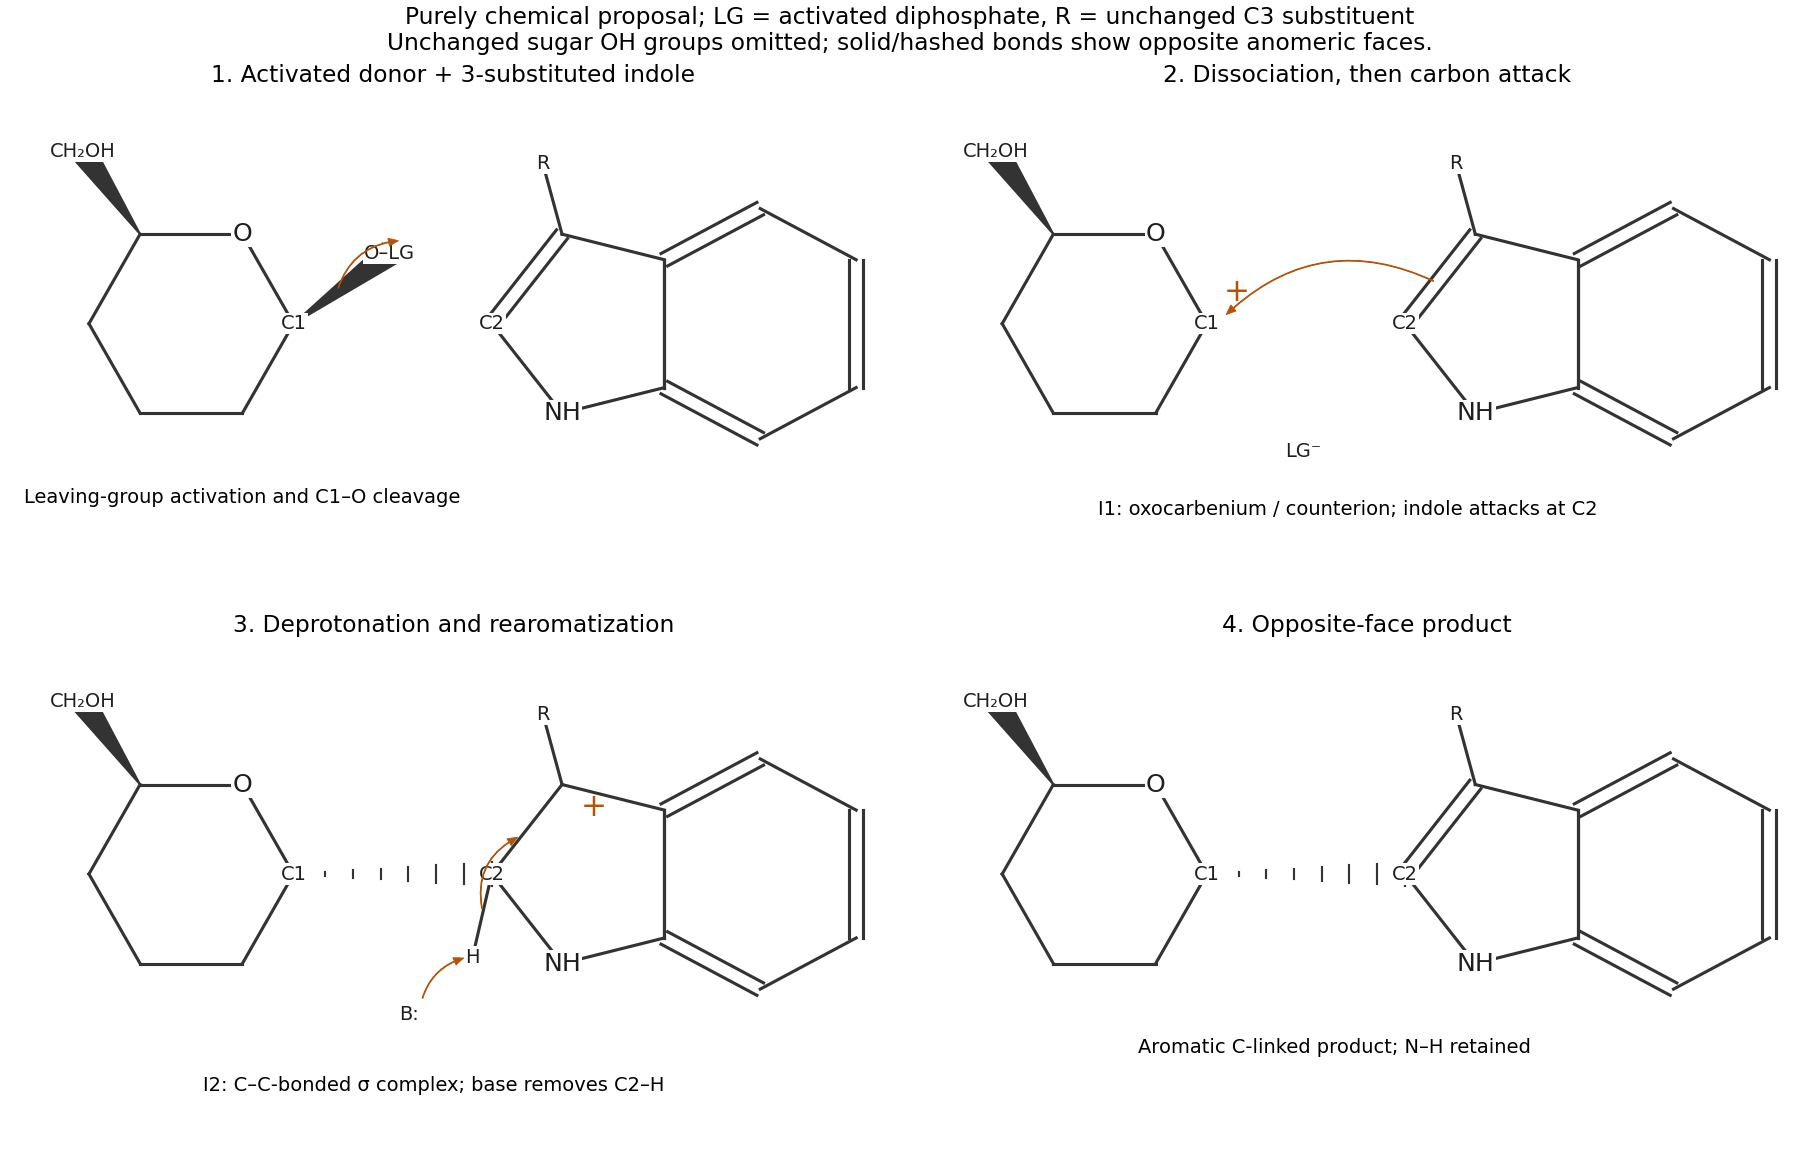

Python code for this plot:
"""Original explanatory diagram; Python 3.14, matplotlib and numpy.
Run from the desired output directory; the PNG is written to that directory.
"""
from pathlib import Path
import sys
sys.path.insert(0,str(Path(__file__).resolve().parents[2]))
import numpy as np
import matplotlib
matplotlib.use('Agg')
import matplotlib.pyplot as plt
from matplotlib.patches import Ellipse, Circle
from tools.chemistry_diagram import bond, atom, ring, wedge, curly, flow, finish, save, BLUE, ORANGE
plt.rcParams.update({'font.size':11,'font.family':'DejaVu Sans'})
fig,axs=plt.subplots(2,2,figsize=(13,8.3),layout='constrained')
def draw(ax,stage):
    sugar=np.array([[.7,0],[.3,.7],[-.5,.7],[-.9,0],[-.5,-.7],[.3,-.7]])
    ring(ax,sugar);atom(ax,sugar[1],'O');atom(ax,sugar[0],'C1',size=10)
    ch=(-.95,1.35);wedge(ax,sugar[2],ch,True);atom(ax,ch,'CH₂OH',size=10)
    # Unchanged sugar hydroxyl substituents are deliberately suppressed.
    c2=np.array([2.25,0]);c3=np.array([2.8,.7]);ft=np.array([3.6,.5]);fb=np.array([3.6,-.5]);nh=np.array([2.8,-.7])
    ring(ax,[c2,c3,ft,fb,nh],{0:2} if stage!=2 else {})
    ring(ax,[ft,[4.35,.9],[5.1,.5],[5.1,-.5],[4.35,-.9],fb],{0:2,2:2,4:2})
    atom(ax,nh,'NH');atom(ax,c2,'C2',size=10);bond(ax,c3,(2.65,1.25));atom(ax,(2.65,1.25),'R',size=10)
    if stage==0:
        wedge(ax,sugar[0],(1.45,.55),True);atom(ax,(1.45,.55),'O–LG',size=10)
        curly(ax,(1.04,.25),(1.55,.65),-.35)
        ax.text(.3,-1.4,'Leaving-group activation and C1–O cleavage',ha='center',fontsize=10)
    elif stage==1:
        ax.text(.83,.18,'+',color=ORANGE,fontsize=16);atom(ax,(1.45,-1.0),'LG⁻',size=10)
        curly(ax,(2.5,.32),(.83,.05),.35)
        ax.text(1.8,-1.5,'I1: oxocarbenium / counterion; indole attacks at C2',ha='center',fontsize=10)
    elif stage==2:
        wedge(ax,sugar[0],c2,False);bond(ax,c2,(2.1,-.65));atom(ax,(2.1,-.65),'H',size=10)
        ax.text(2.95,.45,'+',color=ORANGE,fontsize=16);atom(ax,(1.6,-1.1),'B:',size=10)
        curly(ax,(1.7,-1.0),(2.06,-.65),-.3);curly(ax,(2.18,-.3),(2.48,.3),-.4)
        ax.text(1.8,-1.7,'I2: C–C-bonded σ complex; base removes C2–H',ha='center',fontsize=10)
    else:
        wedge(ax,sugar[0],c2,False)
        ax.text(1.7,-1.4,'Aromatic C-linked product; N–H retained',ha='center',fontsize=10)
    finish(ax,(-1.55,5.45),(-2,1.8))
for ax,stage,title in zip(axs.flat,range(4),['1. Activated donor + 3-substituted indole','2. Dissociation, then carbon attack','3. Deprotonation and rearomatization','4. Opposite-face product']):draw(ax,stage);ax.set_title(title,fontsize=12)
fig.suptitle('Purely chemical proposal; LG = activated diphosphate, R = unchanged C3 substituent\nUnchanged sugar OH groups omitted; solid/hashed bonds show opposite anomeric faces.',fontsize=12)
save(fig,'paper-2-glycosylation-mechanism.png')
